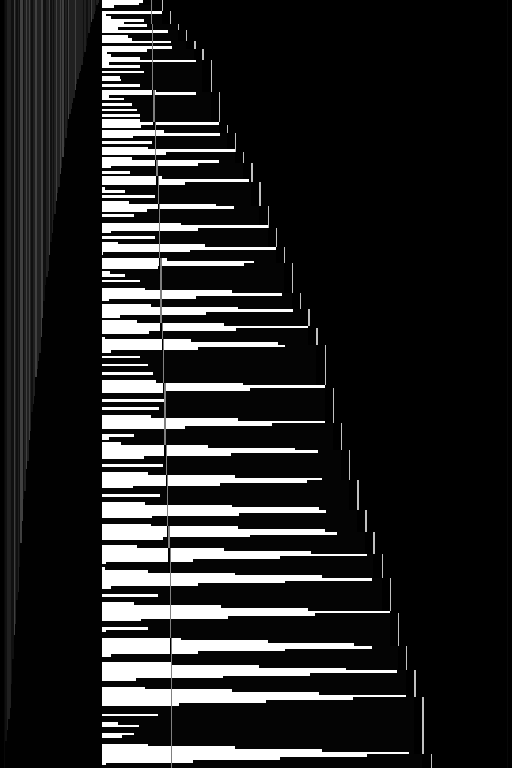

This figure's Python source:
"""Two-rim caves: an outer rim and an inner stopper, both creeping right at
their own chaotic rates, five cells at a time.

A rate tape left of the anchor is read once per pass:

    '5'  full pass   -- sweep to the outer rim, push it out five cells
    '7'  stub pass   -- sweep only to the stopper, then turn back
    '8'  full pass   -- as '5', and shunt the stopper five cells right as well

Because a stub stops on the stopper, it bites the *current* gap out of the band
rather than a fixed distance, and full passes cap those bites.  The rim and the
stopper advance on independent irregular rate symbols, so the gap -- the cave
width -- wanders, and the caves arrive one after another in every size.  Runs
out of rate tape -> halt.

Symbols: '0' anchor, '1' outer rim, '6' stopper, '3' end of tape, '4' spent rate
cell, '5'/'7'/'8' rates, '9' tone out, '2' tone home.
States: 0 read the rate, 10/11/12 walk back to the anchor, 20 full pass,
21 stub pass, 22 full pass + stopper shunt, 24 shunt chain, 30 rim-push chain,
40 walk home repainting.
"""

ANCHOR, RIM, STOPPER, END, SPENT = '0', '1', '6', '3', '4'
OUT, HOME = '9', '2'
FULL, STUB, SHUNT = '5', '7', '8'
PUSH = 5


def machine():
    R = ['0 %s %s l 0' % (SPENT, SPENT),
         '0 %s %s l 0' % (ANCHOR, ANCHOR),
         '0 %s %s l 0' % (OUT, OUT),
         '0 %s %s l 0' % (HOME, HOME),
         '0 _ _ l 0',
         '0 %s %s l halt' % (END, END),
         '0 %s %s r 10' % (FULL, SPENT),
         '0 %s %s r 11' % (STUB, SPENT),
         '0 %s %s r 12' % (SHUNT, SPENT)]
    for walk, start in (('10', '20'), ('11', '21'), ('12', '22')):
        R += ['%s %s %s r %s' % (walk, SPENT, SPENT, walk),
              '%s %s %s r %s' % (walk, ANCHOR, ANCHOR, start)]
    # full pass: paint out, step over the stopper, reach the rim
    R += ['20 _ %s r 20' % OUT, '20 %s %s r 20' % (OUT, OUT),
          '20 %s %s r 20' % (HOME, OUT), '20 %s %s r 20' % (STOPPER, STOPPER),
          '20 %s _ r 30' % RIM, '20 %s %s l halt' % (END, END)]
    # stub pass: paint out, turn on the stopper
    R += ['21 _ %s r 21' % OUT, '21 %s %s r 21' % (OUT, OUT),
          '21 %s %s r 21' % (HOME, OUT), '21 %s %s l 40' % (STOPPER, STOPPER),
          '21 %s %s l 40' % (RIM, RIM), '21 %s %s l halt' % (END, END)]
    # full pass that also shunts the stopper
    R += ['22 _ %s r 22' % OUT, '22 %s %s r 22' % (OUT, OUT),
          '22 %s %s r 22' % (HOME, OUT), '22 %s _ r 24' % STOPPER,
          '22 %s _ r 30' % RIM, '22 %s %s l halt' % (END, END)]
    # shove the stopper PUSH cells right, then carry on with the pass
    chain = ['24']
    for k in range(PUSH):
        chain.append('24' + 'abcdefgh'[k])
    for a, b in zip(chain, chain[1:]):
        R += ['%s _ _ r %s' % (a, b)]
        if b != chain[-1]:
            R += ['%s %s %s r 22' % (a, s, STOPPER) for s in (OUT, HOME)]
    R += ['%s _ %s r 22' % (chain[-1], STOPPER),
          '%s %s %s r 22' % (chain[-1], OUT, STOPPER),
          '%s %s %s r 22' % (chain[-1], HOME, STOPPER),
          '%s %s %s l 40' % (chain[-1], RIM, RIM),
          '%s %s %s l halt' % (chain[-1], END, END)]
    # push the outer rim PUSH cells right
    chain = ['30']
    for k in range(PUSH):
        chain.append('30' + 'abcdefgh'[k])
    for a, b in zip(chain, chain[1:]):
        R += ['%s _ _ r %s' % (a, b)]
        if b != chain[-1]:
            R += ['%s %s %s r 22' % (a, s, RIM) for s in (OUT, HOME)]
    R += ['%s _ %s l 40' % (chain[-1], RIM),
          '%s %s %s l 40' % (chain[-1], OUT, RIM),
          '%s %s %s l 40' % (chain[-1], HOME, RIM),
          '%s %s %s l halt' % (chain[-1], END, END)]
    # walk home repainting in the other tone
    R += ['40 %s %s l 40' % (OUT, HOME), '40 %s %s l 40' % (HOME, HOME),
          '40 %s %s l 40' % (STOPPER, STOPPER), '40 %s %s l 40' % (RIM, RIM),
          '40 _ _ l 40', '40 %s %s r 0' % (ANCHOR, ANCHOR)]
    R.sort(key=lambda line: OUT in line)
    return '\n'.join(R) + '\n'


def rate(n, seed):
    import random
    rnd = random.Random(seed)
    return [rnd.choice('7777775555888') for _ in range(n)]


def start_tape(n=70, seed=41, stopper=30, rim=38):
    cells = {}
    for i, sym in enumerate(rate(n, seed)):
        cells[-n - 1 + i] = sym
    cells[-1] = ANCHOR
    cells[-n - 2] = END
    cells[rim] = RIM
    cells[stopper] = STOPPER
    cells[rim + 260] = END
    left = ''.join(cells.get(c, '_') for c in range(-n - 2, 0))
    right = ''.join(cells.get(c, '_') for c in range(0, rim + 262))
    return left + '*' + right


if __name__ == '__main__':
    from sim import Session, draw
    text = machine()
    open('stoppers.txt', 'w').write(text)
    s = Session(0, None, morphett=text, init=start_tape())
    i = s.advance(4000000)
    counts = {}
    for sym in rate(70, 41):
        counts[sym] = counts.get(sym, 0) + 1
    print('halted', i['halted'], 'step', i['step'], 'cells', i['ones'],
          'span', i['lo'], i['hi'], 'rules', len(text.splitlines()),
          'symbols', s.symbols, 'rates', counts)
    draw(s.snapshot()).save('stoppers.png')
